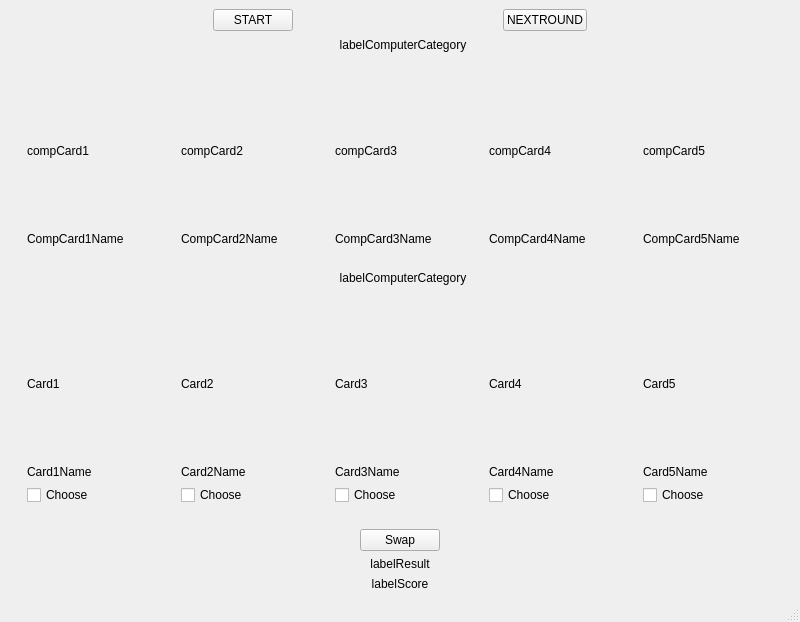
<?xml version="1.0" encoding="UTF-8"?>
<ui version="4.0">
 <class>MainWindow</class>
 <widget class="QMainWindow" name="MainWindow">
  <property name="geometry">
   <rect>
    <x>0</x>
    <y>0</y>
    <width>800</width>
    <height>600</height>
   </rect>
  </property>
  <property name="windowTitle">
   <string>MainWindow</string>
  </property>
  <widget class="QWidget" name="centralwidget">
   <layout class="QVBoxLayout" name="verticalLayout_11">
    <item>
     <layout class="QFormLayout" name="formLayout">
      <item row="0" column="0" colspan="2">
       <layout class="QHBoxLayout" name="button_area">
        <item>
         <spacer name="horizontalSpacer">
          <property name="orientation">
           <enum>Qt::Orientation::Horizontal</enum>
          </property>
          <property name="sizeHint" stdset="0">
           <size>
            <width>40</width>
            <height>20</height>
           </size>
          </property>
         </spacer>
        </item>
        <item>
         <widget class="QPushButton" name="btnStart">
          <property name="text">
           <string>START</string>
          </property>
         </widget>
        </item>
        <item>
         <spacer name="horizontalSpacer_2">
          <property name="orientation">
           <enum>Qt::Orientation::Horizontal</enum>
          </property>
          <property name="sizeHint" stdset="0">
           <size>
            <width>40</width>
            <height>20</height>
           </size>
          </property>
         </spacer>
        </item>
        <item>
         <widget class="QPushButton" name="btnNext">
          <property name="text">
           <string>NEXTROUND</string>
          </property>
         </widget>
        </item>
        <item>
         <spacer name="horizontalSpacer_3">
          <property name="orientation">
           <enum>Qt::Orientation::Horizontal</enum>
          </property>
          <property name="sizeHint" stdset="0">
           <size>
            <width>40</width>
            <height>20</height>
           </size>
          </property>
         </spacer>
        </item>
       </layout>
      </item>
      <item row="1" column="1">
       <widget class="QLabel" name="labelComputerCategory">
        <property name="minimumSize">
         <size>
          <width>0</width>
          <height>15</height>
         </size>
        </property>
        <property name="text">
         <string>labelComputerCategory</string>
        </property>
        <property name="alignment">
         <set>Qt::AlignmentFlag::AlignCenter</set>
        </property>
       </widget>
      </item>
      <item row="2" column="0" colspan="2">
       <widget class="QWidget" name="cpu_zone" native="true">
        <layout class="QHBoxLayout" name="horizontalLayout_4">
         <item>
          <widget class="QWidget" name="widget_10" native="true">
           <layout class="QVBoxLayout" name="verticalLayout_9">
            <item>
             <widget class="QLabel" name="labelCompCard1">
              <property name="minimumSize">
               <size>
                <width>100</width>
                <height>150</height>
               </size>
              </property>
              <property name="text">
               <string>compCard1</string>
              </property>
              <property name="scaledContents">
               <bool>true</bool>
              </property>
             </widget>
            </item>
            <item>
             <widget class="QLabel" name="labelCompCard1Name">
              <property name="text">
               <string>CompCard1Name</string>
              </property>
             </widget>
            </item>
           </layout>
          </widget>
         </item>
         <item>
          <widget class="QWidget" name="widget_9" native="true">
           <layout class="QVBoxLayout" name="verticalLayout_8">
            <item>
             <widget class="QLabel" name="labelCompCard2">
              <property name="minimumSize">
               <size>
                <width>100</width>
                <height>150</height>
               </size>
              </property>
              <property name="text">
               <string>compCard2</string>
              </property>
              <property name="scaledContents">
               <bool>true</bool>
              </property>
             </widget>
            </item>
            <item>
             <widget class="QLabel" name="labelCompCard2Name">
              <property name="text">
               <string>CompCard2Name</string>
              </property>
             </widget>
            </item>
           </layout>
          </widget>
         </item>
         <item>
          <widget class="QWidget" name="widget_8" native="true">
           <layout class="QVBoxLayout" name="verticalLayout_7">
            <item>
             <widget class="QLabel" name="labelCompCard3">
              <property name="minimumSize">
               <size>
                <width>100</width>
                <height>150</height>
               </size>
              </property>
              <property name="text">
               <string>compCard3</string>
              </property>
              <property name="scaledContents">
               <bool>true</bool>
              </property>
             </widget>
            </item>
            <item>
             <widget class="QLabel" name="labelCompCard3Name">
              <property name="text">
               <string>CompCard3Name</string>
              </property>
             </widget>
            </item>
           </layout>
          </widget>
         </item>
         <item>
          <widget class="QWidget" name="widget_2" native="true">
           <layout class="QVBoxLayout" name="verticalLayout_6">
            <item>
             <widget class="QLabel" name="labelCompCard4">
              <property name="minimumSize">
               <size>
                <width>100</width>
                <height>150</height>
               </size>
              </property>
              <property name="text">
               <string>compCard4</string>
              </property>
              <property name="scaledContents">
               <bool>true</bool>
              </property>
             </widget>
            </item>
            <item>
             <widget class="QLabel" name="labelCompCard4Name">
              <property name="text">
               <string>CompCard4Name</string>
              </property>
             </widget>
            </item>
           </layout>
          </widget>
         </item>
         <item>
          <widget class="QWidget" name="widget" native="true">
           <layout class="QVBoxLayout" name="verticalLayout_10">
            <item>
             <widget class="QLabel" name="labelCompCard5">
              <property name="minimumSize">
               <size>
                <width>100</width>
                <height>150</height>
               </size>
              </property>
              <property name="text">
               <string>compCard5</string>
              </property>
              <property name="scaledContents">
               <bool>true</bool>
              </property>
             </widget>
            </item>
            <item>
             <widget class="QLabel" name="labelCompCard5Name">
              <property name="text">
               <string>CompCard5Name</string>
              </property>
             </widget>
            </item>
           </layout>
          </widget>
         </item>
        </layout>
       </widget>
      </item>
      <item row="3" column="1">
       <widget class="QLabel" name="labelPlayerCategory">
        <property name="minimumSize">
         <size>
          <width>0</width>
          <height>15</height>
         </size>
        </property>
        <property name="text">
         <string>labelComputerCategory</string>
        </property>
        <property name="alignment">
         <set>Qt::AlignmentFlag::AlignCenter</set>
        </property>
       </widget>
      </item>
      <item row="4" column="0" colspan="2">
       <widget class="QWidget" name="player_zone" native="true">
        <layout class="QHBoxLayout" name="horizontalLayout_3">
         <item>
          <widget class="QWidget" name="widget_3" native="true">
           <layout class="QVBoxLayout" name="verticalLayout">
            <item>
             <widget class="QLabel" name="labelCard1">
              <property name="minimumSize">
               <size>
                <width>100</width>
                <height>150</height>
               </size>
              </property>
              <property name="text">
               <string>Card1</string>
              </property>
              <property name="scaledContents">
               <bool>true</bool>
              </property>
             </widget>
            </item>
            <item>
             <widget class="QLabel" name="labelCard1Name">
              <property name="text">
               <string>Card1Name</string>
              </property>
             </widget>
            </item>
            <item>
             <widget class="QCheckBox" name="checkCard1">
              <property name="text">
               <string>Choose</string>
              </property>
             </widget>
            </item>
           </layout>
          </widget>
         </item>
         <item>
          <widget class="QWidget" name="widget_4" native="true">
           <layout class="QVBoxLayout" name="verticalLayout_2">
            <item>
             <widget class="QLabel" name="labelCard2">
              <property name="minimumSize">
               <size>
                <width>100</width>
                <height>150</height>
               </size>
              </property>
              <property name="text">
               <string>Card2</string>
              </property>
              <property name="scaledContents">
               <bool>true</bool>
              </property>
             </widget>
            </item>
            <item>
             <widget class="QLabel" name="labelCard2Name">
              <property name="text">
               <string>Card2Name</string>
              </property>
             </widget>
            </item>
            <item>
             <widget class="QCheckBox" name="checkCard2">
              <property name="text">
               <string>Choose</string>
              </property>
             </widget>
            </item>
           </layout>
          </widget>
         </item>
         <item>
          <widget class="QWidget" name="widget_5" native="true">
           <layout class="QVBoxLayout" name="verticalLayout_3">
            <item>
             <widget class="QLabel" name="labelCard3">
              <property name="minimumSize">
               <size>
                <width>100</width>
                <height>150</height>
               </size>
              </property>
              <property name="text">
               <string>Card3</string>
              </property>
              <property name="scaledContents">
               <bool>true</bool>
              </property>
             </widget>
            </item>
            <item>
             <widget class="QLabel" name="labelCard3Name">
              <property name="text">
               <string>Card3Name</string>
              </property>
             </widget>
            </item>
            <item>
             <widget class="QCheckBox" name="checkCard3">
              <property name="text">
               <string>Choose</string>
              </property>
             </widget>
            </item>
           </layout>
          </widget>
         </item>
         <item>
          <widget class="QWidget" name="widget_6" native="true">
           <layout class="QVBoxLayout" name="verticalLayout_4">
            <item>
             <widget class="QLabel" name="labelCard4">
              <property name="minimumSize">
               <size>
                <width>100</width>
                <height>150</height>
               </size>
              </property>
              <property name="text">
               <string>Card4</string>
              </property>
              <property name="scaledContents">
               <bool>true</bool>
              </property>
             </widget>
            </item>
            <item>
             <widget class="QLabel" name="labelCard4Name">
              <property name="text">
               <string>Card4Name</string>
              </property>
             </widget>
            </item>
            <item>
             <widget class="QCheckBox" name="checkCard4">
              <property name="text">
               <string>Choose</string>
              </property>
             </widget>
            </item>
           </layout>
          </widget>
         </item>
         <item>
          <widget class="QWidget" name="widget_7" native="true">
           <layout class="QVBoxLayout" name="verticalLayout_5">
            <item>
             <widget class="QLabel" name="labelCard5">
              <property name="minimumSize">
               <size>
                <width>100</width>
                <height>150</height>
               </size>
              </property>
              <property name="text">
               <string>Card5</string>
              </property>
              <property name="scaledContents">
               <bool>true</bool>
              </property>
             </widget>
            </item>
            <item>
             <widget class="QLabel" name="labelCard5Name">
              <property name="text">
               <string>Card5Name</string>
              </property>
             </widget>
            </item>
            <item>
             <widget class="QCheckBox" name="checkCard5">
              <property name="text">
               <string>Choose</string>
              </property>
             </widget>
            </item>
           </layout>
          </widget>
         </item>
        </layout>
       </widget>
      </item>
      <item row="5" column="0" colspan="2">
       <layout class="QHBoxLayout" name="swap_area">
        <item>
         <spacer name="horizontalSpacer_4">
          <property name="orientation">
           <enum>Qt::Orientation::Horizontal</enum>
          </property>
          <property name="sizeHint" stdset="0">
           <size>
            <width>40</width>
            <height>20</height>
           </size>
          </property>
         </spacer>
        </item>
        <item>
         <widget class="QPushButton" name="btnSwap">
          <property name="text">
           <string>Swap</string>
          </property>
         </widget>
        </item>
        <item>
         <spacer name="horizontalSpacer_5">
          <property name="orientation">
           <enum>Qt::Orientation::Horizontal</enum>
          </property>
          <property name="sizeHint" stdset="0">
           <size>
            <width>40</width>
            <height>20</height>
           </size>
          </property>
         </spacer>
        </item>
       </layout>
      </item>
      <item row="6" column="0" colspan="2">
       <widget class="QLabel" name="labelResult">
        <property name="text">
         <string>labelResult</string>
        </property>
        <property name="alignment">
         <set>Qt::AlignmentFlag::AlignCenter</set>
        </property>
       </widget>
      </item>
      <item row="7" column="0" colspan="2">
       <widget class="QLabel" name="labelScore">
        <property name="text">
         <string>labelScore</string>
        </property>
        <property name="alignment">
         <set>Qt::AlignmentFlag::AlignCenter</set>
        </property>
       </widget>
      </item>
     </layout>
    </item>
   </layout>
  </widget>
  <widget class="QMenuBar" name="menubar">
   <property name="geometry">
    <rect>
     <x>0</x>
     <y>0</y>
     <width>800</width>
     <height>22</height>
    </rect>
   </property>
  </widget>
  <widget class="QStatusBar" name="statusbar"/>
 </widget>
 <resources/>
 <connections/>
</ui>
